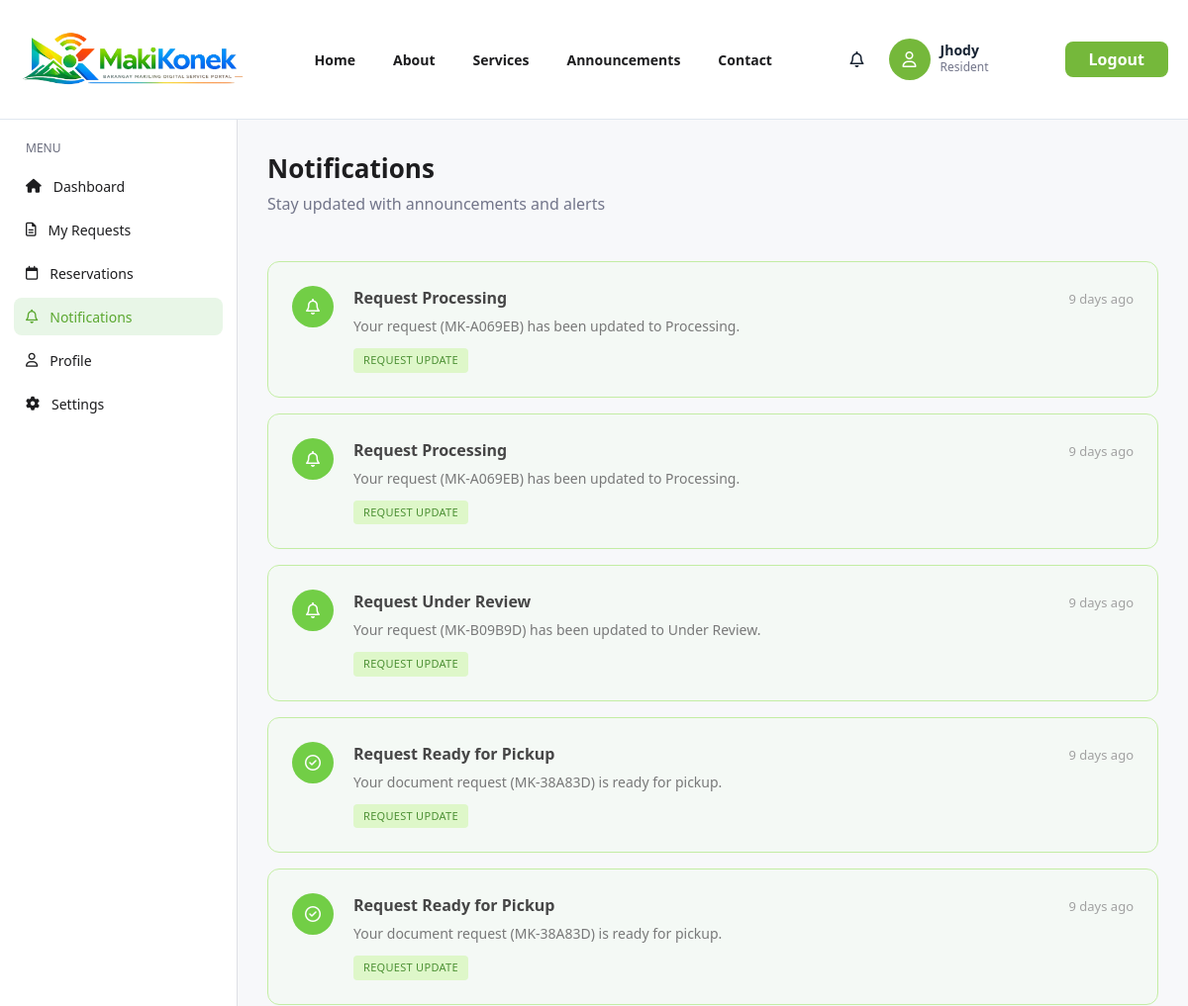
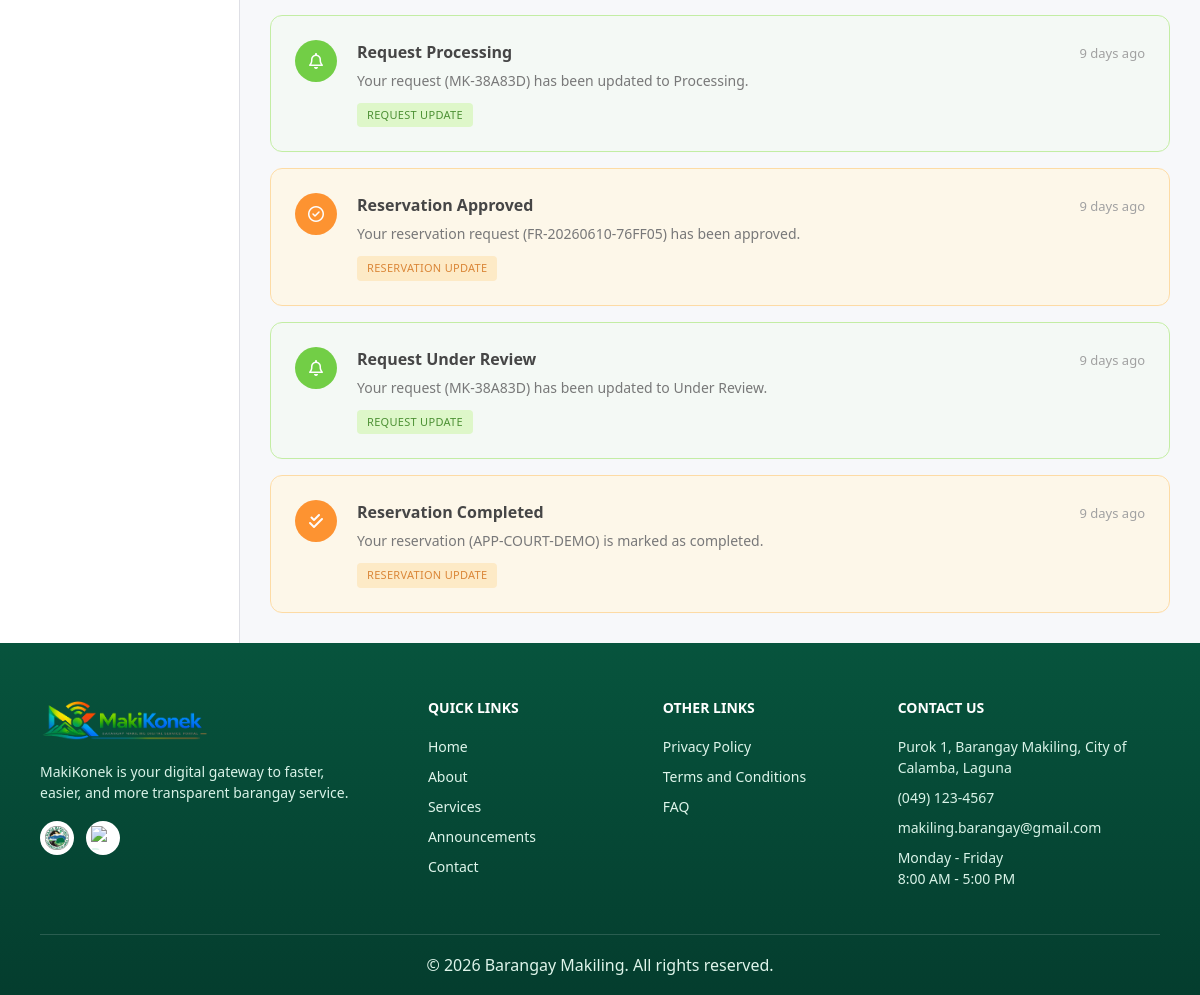
Screenshot of /Web_App/resident/notifications.php (signed in) with the database file from the repository (2 pictures, top to bottom).
### tables this page shows
CREATE TABLE IF NOT EXISTS `user_profiles` (
  `profile_id` int(11) NOT NULL AUTO_INCREMENT,
  `user_id` int(11) NOT NULL,
  `first_name` varchar(100) NOT NULL,
  `last_name` varchar(100) NOT NULL,
  `middle_name` varchar(100) DEFAULT NULL,
  `suffix` varchar(20) DEFAULT NULL,
  `avatar_path` varchar(255) DEFAULT NULL,
  `sex` varchar(20) DEFAULT NULL,
  `civil_status` varchar(50) DEFAULT NULL,
  `birth_date` date DEFAULT NULL,
  `birth_place` varchar(150) DEFAULT NULL,
  `religion` varchar(100) DEFAULT NULL,
  `nationality` varchar(100) DEFAULT NULL,
  `mobile_number` varchar(20) DEFAULT NULL,
  `house_no` varchar(50) DEFAULT NULL,
  `street` varchar(100) DEFAULT NULL,
  `purok_no` varchar(50) DEFAULT NULL,
  `subdivision` varchar(100) DEFAULT NULL,
  `years_residency` int(11) DEFAULT NULL,
  `employed_status` varchar(50) DEFAULT NULL,
  `date_registration` date DEFAULT NULL,
  `updated_at` timestamp NOT NULL DEFAULT current_timestamp() ON UPDATE current_timestamp(),
  PRIMARY KEY (`profile_id`),
  KEY `fk_profiles_users` (`user_id`)
);

CREATE TABLE IF NOT EXISTS `user_notifications` (
  `notification_id` int(11) NOT NULL AUTO_INCREMENT,
  `user_id` int(11) NOT NULL,
  `title` varchar(255) NOT NULL,
  `message` text NOT NULL,
  `type` varchar(50) DEFAULT 'info',
  `icon` varchar(100) DEFAULT 'bell',
  `is_read` tinyint(1) DEFAULT 0,
  `created_at` timestamp NOT NULL DEFAULT current_timestamp(),
  PRIMARY KEY (`notification_id`),
  KEY `fk_notifications_users` (`user_id`)
);

### Web_App/resident/notifications.php (the view, shortened to what this page needs)
<?php
require_once __DIR__ . '/../includes/db_connect.php';
?>
<!DOCTYPE html>
<html lang="en">
<head>
    <link rel="stylesheet" href="https://cdnjs.cloudflare.com/ajax/libs/font-awesome/6.5.0/css/all.min.css">
    <link rel="stylesheet" href="../assets/css/header.css?v=20260613e">
    <link rel="stylesheet" href="../assets/css/footer.css?v=20260613b">
    <link rel="stylesheet" href="../assets/css/resident.css?v=20260613a">
</head>
<body class="resident-page">
    <?php
    $navBase = '../public/';
    $assetBase = '../assets';
    $isResidentHeader = true;
    include __DIR__ . '/../includes/header.php';
    ?>
    <div class="resident-shell">
        <?php include __DIR__ . '/partials/resident_sidebar.php';
        $allPageNotifications = [];
        $page_notif_query = "SELECT notification_id, title, message, type, icon, is_read, created_at FROM user_notifications WHERE user_id = ? ORDER BY created_at DESC";
        $page_notif_stmt = mysqli_prepare($conn, $page_notif_query);
        if ($page_notif_stmt) {
            $res_id = (int)$_SESSION['resident_id'];
            mysqli_stmt_bind_param($page_notif_stmt, "i", $res_id);
            mysqli_stmt_execute($page_notif_stmt);
            $page_notif_result = mysqli_stmt_get_result($page_notif_stmt);
            while ($row = mysqli_fetch_assoc($page_notif_result)) {
                $time_diff = max(0, time() - strtotime($row['created_at']));
                if ($time_diff < 60) {
                    $time_str = "Just now";
                } elseif ($time_diff < 3600) {
                    $mins = floor($time_diff / 60);
                    $time_str = $mins . " min" . ($mins > 1 ? "s" : "") . " ago";
                } elseif ($time_diff < 86400) {
                    $hours = floor($time_diff / 3600);
                    $time_str = $hours . " hour" . ($hours > 1 ? "s" : "") . " ago";
                } else {
                    $days = floor($time_diff / 86400);
                    $time_str = $days . " day" . ($days > 1 ? "s" : "") . " ago";
                }
                $allPageNotifications[] = [
                    'id' => $row['notification_id'],
                    'title' => $row['title'],
                    'message' => $row['message'],
                    'time' => $time_str,
                    'type' => $row['type'],
                    'icon' => $row['icon'],
                    'unread' => !$row['is_read'],
                ];
            }
        }
        ?>
        <main class="resident-main">
            <div class="notifications-header">
                <div class="page-heading">
                    <h1>Notifications</h1>
                    <p>Stay updated with announcements and alerts</p>
                </div>
            </div>
            <div class="notifications-stack">
                <?php if (empty($allPageNotifications)): ?>
                    <div style="text-align: center; padding: 3rem 1rem; color: #6b7280;">
                        <i class="fa-regular fa-bell-slash" style="font-size: 3rem; margin-bottom: 1rem; color: #9ca3af;"></i>
                        <h2>No notifications yet</h2>
                        <p>You're all caught up! Check back later for updates.</p>
                    </div>
                <?php else: ?>
                    <?php foreach ($allPageNotifications as $notification):
                        $bg_class = 'bg-light-blue';
                        $border_class = 'border-blue-line';
                        $pill_class = 'pill-blue';
                        $icon_bg = 'bg-solid-blue';
                        if ($notification['type'] === 'Request Update') {
                            $bg_class = 'bg-light-green';
                            $border_class = 'border-green-line';
                            $pill_class = 'pill-green';
                            $icon_bg = 'bg-solid-green';
                        } elseif ($notification['type'] === 'Reservation Update') {
                            $bg_class = 'bg-light-orange';
                            $border_class = 'border-orange-line';
                            $pill_class = 'pill-orange';
                            $icon_bg = 'bg-solid-orange';
                        }
                    ?>
                        <div class="notification-card page-notification-card <?php echo $bg_class; ?> <?php echo $border_class; ?>" <?php echo $notification['unread'] ? 'style="font-weight: 600;"' : 'style="opacity: 0.8;"'; ?>>
                            <div class="noti-left-icon">
                                <div class="icon-circle <?php echo $icon_bg; ?>">
                                    <i class="<?php echo htmlspecialchars($notification['icon']); ?>"></i>
                                </div>
                            </div>
                            <div class="noti-right-body">
                                <div class="noti-headline-row">
                                    <h2 class="noti-title"><?php echo htmlspecialchars($notification['title']); ?></h2>
                                    <span class="noti-time"><?php echo htmlspecialchars($notification['time']); ?></span>
                                </div>
                                <p class="noti-description"><?php echo htmlspecialchars($notification['message']); ?></p>
                                <div class="badge-row">
                                    <span class="noti-pill <?php echo $pill_class; ?>"><?php echo strtoupper(htmlspecialchars($notification['type'])); ?></span>
                                </div>
                            </div>
                        </div>
                    <?php endforeach; ?>
                <?php endif; ?>
            </div>
        </main>
    </div>
    <?php
    include __DIR__ . '/../includes/footer.php';
    ?>
</body>
</html>

### Web_App/includes/header.php (shortened to what this page needs)
<?php
$currentPage = basename($_SERVER['PHP_SELF']);
$navBase = $navBase ?? '';
$assetBase = $assetBase ?? '../assets';
$loginHref = '../login_reg.php';
$isResidentHeader = $isResidentHeader ?? isset($_SESSION['resident_id']);
$residentProfileHref = $residentProfileHref ?? 'profile.php';
$residentLogoutHref = $residentLogoutHref ?? 'logout.php';
if (!function_exists('formatResidentHeaderName')) {
    function formatResidentHeaderName($name) {
        $name = trim((string)$name);
        $name = trim(str_replace(['.', '_', '-'], ' ', $name));
        $parts = preg_split('/\s+/', $name);
        $firstName = $parts[0] ?? '';
        return function_exists('mb_convert_case')
            ? mb_convert_case($firstName, MB_CASE_TITLE, 'UTF-8')
            : ucwords(strtolower($firstName));
    }
}
$header_username = formatResidentHeaderName($_SESSION['resident_first_name'] ?? '');
if ($isResidentHeader && isset($conn) && isset($_SESSION['resident_id'])) {
    $res_id = (int)$_SESSION['resident_id'];
    $name_query = "SELECT first_name FROM user_profiles WHERE user_id = ? LIMIT 1";
    $name_stmt = mysqli_prepare($conn, $name_query);
    if ($name_stmt) {
        mysqli_stmt_bind_param($name_stmt, "i", $res_id);
        mysqli_stmt_execute($name_stmt);
        $name_result = mysqli_stmt_get_result($name_stmt);
        if ($row = mysqli_fetch_assoc($name_result)) {
            $first_name = formatResidentHeaderName($row['first_name'] ?? '');
            if ($first_name !== '') {
                $header_username = $first_name;
            }
        }
    }
    $notif_query = "SELECT notification_id, title, message, type, icon, is_read, created_at FROM user_notifications WHERE user_id = ? ORDER BY created_at DESC LIMIT 10";
    $notif_stmt = mysqli_prepare($conn, $notif_query);
    if ($notif_stmt) {
        mysqli_stmt_bind_param($notif_stmt, "i", $res_id);
        mysqli_stmt_execute($notif_stmt);
        $notif_result = mysqli_stmt_get_result($notif_stmt);
    }
}
?>
<header class="site-header">
    <nav class="nav-shell" aria-label="Primary navigation">
        <a class="brand-link" href="<?php echo $navBase; ?>index.php">
            <img src="<?php echo $assetBase; ?>/img/logo2-makikonek.png" alt="MakiKonek logo">
        </a>
        <div class="nav-menu" data-nav-menu>
            <a href="<?php echo $navBase; ?>index.php" class="<?php echo $currentPage === 'index.php' ? 'active' : ''; ?>">Home</a>
            <a href="<?php echo $navBase; ?>about.php" class="<?php echo $currentPage === 'about.php' ? 'active' : ''; ?>">About</a>
            <a href="<?php echo $navBase; ?>services.php" class="<?php echo $currentPage === 'services.php' ? 'active' : ''; ?>">Services</a>
            <a href="<?php echo $navBase; ?>announcements.php" class="<?php echo $currentPage === 'announcements.php' ? 'active' : ''; ?>">Announcements</a>
            <a href="<?php echo $navBase; ?>index.php#contact">Contact</a>
        </div>
        <?php if ($isResidentHeader): ?>
            <div class="resident-header-actions">
                <div class="resident-notification-wrap" data-notification-root>
                    <button class="resident-notification" type="button" aria-label="Open notifications" aria-expanded="false" aria-controls="resident-notification-panel" data-notification-toggle>
                        <i class="fa-regular fa-bell"></i>
                    </button>
                </div>
                <a class="resident-profile-link" href="<?php echo htmlspecialchars($residentProfileHref); ?>" aria-label="Open resident profile">
                    <span class="resident-header-avatar" aria-hidden="true">
                        <i class="fa-regular fa-user"></i>
                    </span>
                    <span class="resident-header-user">
                        <strong><?php echo htmlspecialchars($header_username); ?></strong>
                        <small>Resident</small>
                    </span>
                </a>
                <a class="resident-logout" href="<?php echo htmlspecialchars($residentLogoutHref); ?>">Logout</a>
            </div>
        <?php else: ?>
            <a class="btn btn-small btn-primary nav-login" href="<?php echo $loginHref; ?>">Login</a>
        <?php endif; ?>
    </nav>
</header>
<div class="site-header-spacer" aria-hidden="true"></div>

### Web_App/assets/css/header.css (style rules this page uses)
.site-header { --site-header-height: 120px; --site-header-mobile-height: 64px; position: fixed !important; top: 0 !important; right: 0; left: 0; z-index: 1000; width: 100%; background: rgba(255, 255, 255, 0.94); border-bottom: 1px solid rgba(217, 226, 235, 0.8); backdrop-filter: blur(10px); }
.site-header-spacer { height: var(--site-header-offset, var(--site-header-height)); }
.site-header .nav-shell { position: relative; display: flex; width: min(1180px, calc(100% - 40px)); min-height: var(--site-header-height); align-items: center; gap: 28px; margin: 0 auto; padding: 0; }
.brand-link img { display: block; width: 230px; }
.nav-menu { display: flex; flex: 1; align-items: center; justify-content: center; gap: 34px; font-size: 14px; font-weight: 800; }
.nav-menu a { position: relative; padding: 8px 2px; transition: color 180ms ease; }
.nav-menu a::before { position: absolute; right: 0; bottom: 0; left: 0; height: 2px; border-radius: 999px; background: currentColor; content: ""; opacity: 0; transform: scaleX(0.45); transition: opacity 180ms ease, transform 180ms ease; }
.resident-header-actions { display: flex; align-items: center; gap: 14px; }
.resident-notification-wrap { position: relative; }
.resident-profile-link { display: inline-flex; align-items: center; gap: 10px; color: inherit; text-decoration: none; }
.resident-notification { position: relative; display: grid; width: 36px; height: 36px; place-items: center; border: 0; color: #172333; background: transparent; cursor: pointer; }
.resident-header-avatar { display: grid; width: 42px; height: 42px; place-items: center; border-radius: 50%; color: #fff; background: var(--green, #75b83b); }
.resident-header-user { min-width: 112px; }
.resident-header-user strong, .resident-header-user small { display: block; }
.resident-header-user strong { color: #172333; font-size: 14px; line-height: 1.15; }
.resident-header-user small { color: #72758a; font-size: 12px; }
.resident-logout { display: inline-flex; min-height: 36px; align-items: center; border-radius: 8px; padding: 0 24px; color: #fff; background: var(--green, #75b83b); font-weight: 700; }

### rows the page displays
user_profiles: first_name "Jhody"
user_notifications: title "Request Processing", time "9 days ago", message "Your request (MK-A069EB) has been updated to Processing.", type "REQUEST UPDATE"
user_notifications: title "Request Processing", time "9 days ago", message "Your request (MK-A069EB) has been updated to Processing.", type "REQUEST UPDATE"
user_notifications: title "Request Under Review", time "9 days ago", message "Your request (MK-B09B9D) has been updated to Under Review.", type "REQUEST UPDATE"
user_notifications: title "Request Ready for Pickup", time "9 days ago", message "Your document request (MK-38A83D) is ready for pickup.", type "REQUEST UPDATE"
user_notifications: title "Request Ready for Pickup", time "9 days ago", message "Your document request (MK-38A83D) is ready for pickup.", type "REQUEST UPDATE"
user_notifications: title "Request Processing", time "9 days ago", message "Your request (MK-38A83D) has been updated to Processing.", type "REQUEST UPDATE"
user_notifications: title "Reservation Approved", time "9 days ago", message "Your reservation request (FR-20260610-76FF05) has been approved.", type "RESERVATION UPDATE"
user_notifications: title "Request Under Review", time "9 days ago", message "Your request (MK-38A83D) has been updated to Under Review.", type "REQUEST UPDATE"
user_notifications: title "Reservation Completed", time "9 days ago", message "Your reservation (APP-COURT-DEMO) is marked as completed.", type "RESERVATION UPDATE"
